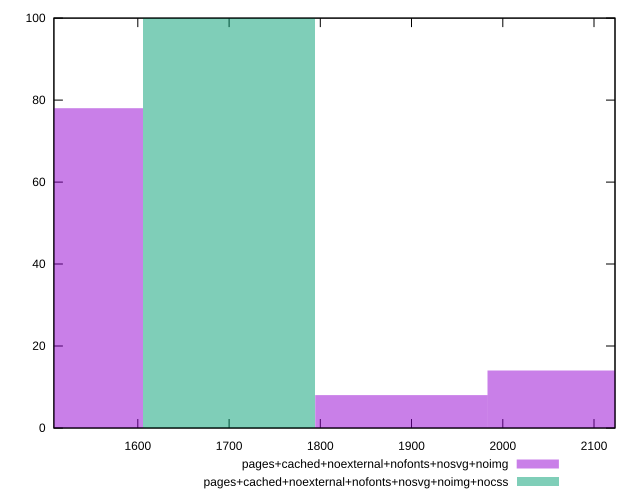

Write the gnuplot code that produced this figure.
reset
set terminal svg size 640, 500 enhanced background rgb 'white'
set output "report_00007_2020-12-11T15:55:29.892Z/metrics/comparison/histogram/11_vs_12.svg"

$pagesCachedNoexternalNofontsNosvgNoimg <<EOF
1511.0545623774244 78
2077.7000232689584 14
1888.8182029717805 8
EOF

$pagesCachedNoexternalNofontsNosvgNoimgNocss <<EOF
1699.9363826746026 100
EOF

set key outside below
set boxwidth 188.88182029717805
set yrange [0:100]
set style fill transparent solid 0.5 noborder

plot \
  $pagesCachedNoexternalNofontsNosvgNoimg title "pages+cached+noexternal+nofonts+nosvg+noimg" with boxes, \
  $pagesCachedNoexternalNofontsNosvgNoimgNocss title "pages+cached+noexternal+nofonts+nosvg+noimg+nocss" with boxes, \


reset
